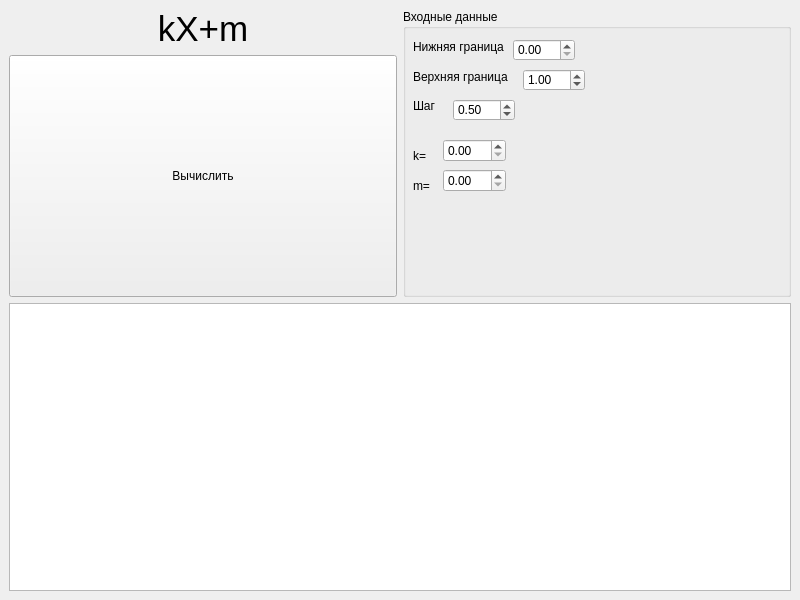
<?xml version="1.0" encoding="UTF-8"?>
<ui version="4.0">
 <class>MainWindow</class>
 <widget class="QMainWindow" name="MainWindow">
  <property name="geometry">
   <rect>
    <x>0</x>
    <y>0</y>
    <width>800</width>
    <height>600</height>
   </rect>
  </property>
  <property name="windowTitle">
   <string>MainWindow</string>
  </property>
  <widget class="QWidget" name="centralwidget">
   <layout class="QVBoxLayout" name="verticalLayout">
    <item>
     <layout class="QHBoxLayout" name="horizontalLayout">
      <item>
       <layout class="QVBoxLayout" name="verticalLayout_2">
        <item>
         <widget class="QLabel" name="label">
          <property name="sizePolicy">
           <sizepolicy hsizetype="Preferred" vsizetype="Fixed">
            <horstretch>0</horstretch>
            <verstretch>0</verstretch>
           </sizepolicy>
          </property>
          <property name="font">
           <font>
            <pointsize>26</pointsize>
           </font>
          </property>
          <property name="text">
           <string>kX+m</string>
          </property>
          <property name="alignment">
           <set>Qt::AlignCenter</set>
          </property>
         </widget>
        </item>
        <item>
         <widget class="QPushButton" name="calcBtn">
          <property name="sizePolicy">
           <sizepolicy hsizetype="Minimum" vsizetype="Preferred">
            <horstretch>0</horstretch>
            <verstretch>0</verstretch>
           </sizepolicy>
          </property>
          <property name="text">
           <string>Вычислить</string>
          </property>
         </widget>
        </item>
       </layout>
      </item>
      <item>
       <widget class="QGroupBox" name="groupBox_2">
        <property name="title">
         <string>Входные данные</string>
        </property>
        <widget class="QLabel" name="label_2">
         <property name="geometry">
          <rect>
           <x>10</x>
           <y>30</y>
           <width>101</width>
           <height>16</height>
          </rect>
         </property>
         <property name="text">
          <string>Нижняя граница</string>
         </property>
        </widget>
        <widget class="QLabel" name="label_3">
         <property name="geometry">
          <rect>
           <x>10</x>
           <y>60</y>
           <width>111</width>
           <height>16</height>
          </rect>
         </property>
         <property name="text">
          <string>Верхняя граница</string>
         </property>
        </widget>
        <widget class="QLabel" name="label_4">
         <property name="geometry">
          <rect>
           <x>10</x>
           <y>90</y>
           <width>58</width>
           <height>14</height>
          </rect>
         </property>
         <property name="text">
          <string>Шаг</string>
         </property>
        </widget>
        <widget class="QDoubleSpinBox" name="aBox">
         <property name="geometry">
          <rect>
           <x>110</x>
           <y>30</y>
           <width>62</width>
           <height>22</height>
          </rect>
         </property>
        </widget>
        <widget class="QDoubleSpinBox" name="bBox">
         <property name="geometry">
          <rect>
           <x>120</x>
           <y>60</y>
           <width>62</width>
           <height>22</height>
          </rect>
         </property>
         <property name="value">
          <double>1.000000000000000</double>
         </property>
        </widget>
        <widget class="QDoubleSpinBox" name="hBox">
         <property name="geometry">
          <rect>
           <x>50</x>
           <y>90</y>
           <width>62</width>
           <height>22</height>
          </rect>
         </property>
         <property name="value">
          <double>0.500000000000000</double>
         </property>
        </widget>
        <widget class="QLabel" name="label_5">
         <property name="geometry">
          <rect>
           <x>10</x>
           <y>140</y>
           <width>58</width>
           <height>14</height>
          </rect>
         </property>
         <property name="text">
          <string>k=</string>
         </property>
        </widget>
        <widget class="QLabel" name="label_6">
         <property name="geometry">
          <rect>
           <x>10</x>
           <y>170</y>
           <width>58</width>
           <height>14</height>
          </rect>
         </property>
         <property name="text">
          <string>m=</string>
         </property>
        </widget>
        <widget class="QDoubleSpinBox" name="kBox">
         <property name="geometry">
          <rect>
           <x>40</x>
           <y>130</y>
           <width>63</width>
           <height>23</height>
          </rect>
         </property>
        </widget>
        <widget class="QDoubleSpinBox" name="mBox">
         <property name="geometry">
          <rect>
           <x>40</x>
           <y>160</y>
           <width>63</width>
           <height>23</height>
          </rect>
         </property>
        </widget>
       </widget>
      </item>
     </layout>
    </item>
    <item>
     <widget class="QPlainTextEdit" name="resultBox">
      <property name="sizePolicy">
       <sizepolicy hsizetype="Expanding" vsizetype="Preferred">
        <horstretch>0</horstretch>
        <verstretch>0</verstretch>
       </sizepolicy>
      </property>
     </widget>
    </item>
   </layout>
  </widget>
 </widget>
 <resources/>
 <connections/>
</ui>
